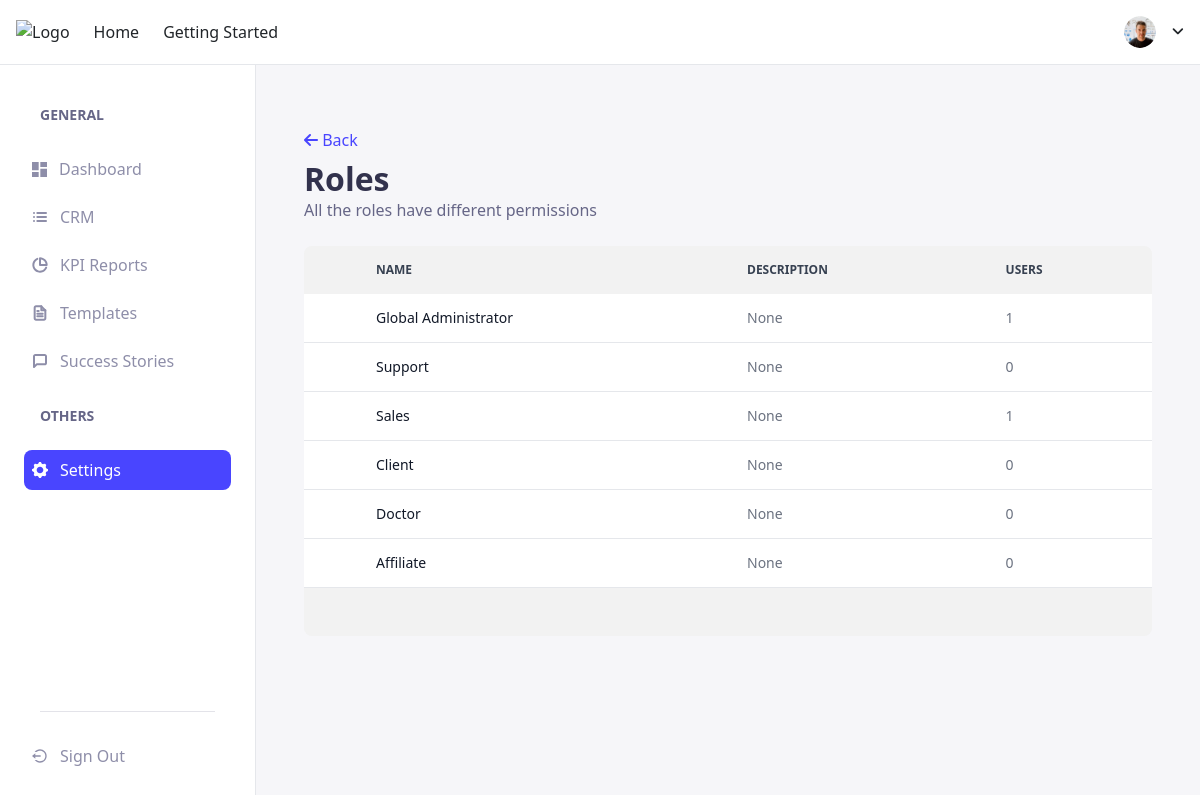
The app's page /settings/roles/ with its own data.
### core/models/roles_models.py (models this page shows, shortened)
class Role(models.Model):
    name = models.CharField(max_length=10,
                            blank=False, null=False)
    description = models.TextField(blank=True, null=True)

### core/views/roles_view.py (the view)
# urls.py: path('settings/roles/', views.roles_listing, name='roles'),
def roles_listing(request):
    roles = Role.objects.all()
    newRoles = []
    for role in roles:
        singleRole = {
            'id': role.id,
            'name': role.name,
            'description': role.description,
            'count': User.objects.filter(role_id=role.id).count()
        }
        newRoles.append(singleRole)
    context = {
        'roles': newRoles,
    }
    return render(request, 'roles.html', context)

### core/templates/roles.html (shortened to what this page needs)
{% extends 'base.html' %} {% load static %} {% block title %}Roles{% endblock %}
{% block content %}
<div>
  <div class="flex justify-between items-center mb-4">
    <div>
      <button onclick="goBack()" class="text-[#4945FF] pb-2" id="backButton2">
        <i class="fa fa-arrow-left"></i> Back
      </button>
      <h1 class="text-[#32324D] font-[700] text-[32px]">Roles</h1>
      <p class="text-[#666687] font-[400] text-[16px]">
        All the roles have different permissions
      </p>
    </div>
  </div>
  <div class="sm:rounded-lg overflow-x-auto">
    <table class="w-full text-sm text-left text-gray-500">
      <thead class="text-xs text-gray-700 uppercase bg-[#f2f2f2]">
        <tr>
          <th scope="col" class="p-4">
          </th>
          <th scope="col" class="px-6 py-3">Name</th>
          <th scope="col" class="px-6 py-3">Description</th>
          <th scope="col" class="px-6 py-3">Users</th>
        </tr>
      </thead>
      <tbody>
        {% for role in roles %}
        <tr
          class="bg-white border-b dark:bg-gray-800 dark:border-gray-700 hover:bg-gray-50 dark:hover:bg-gray-600"
        >
          <td class="w-4 p-4"></td>
          <th
            scope="row"
            class="px-6 py-1 font-medium text-gray-900 whitespace-nowrap dark:text-white"
          >
            {{role.name}}
          </th>
          <td class="px-6 py-1">{{role.description}}</td>
          <td class="px-6 py-1">{{role.count}}</td>
        </tr>
        {% endfor %}
      </tbody>
    </table>
    <div
      class="text-xs py-4 px-[55px] flex text-gray-700 uppercase bg-[#f2f2f2]"
    >
    </div>
  </div>
</div>
{% endblock %}

### records on screen
Role: name "Global Administrator"
Role: name "Support"
Role: name "Sales"
Role: name "Client"
Role: name "Doctor"
Role: name "Affiliate"

### other values on screen
{{ role.description }} "None" "None" "None" "None" "None" "None"
{{ role.count }} "1" "0" "1" "0" "0" "0"
